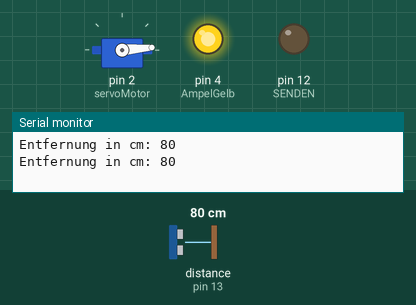
Simulated run of this sketch. Board: Arduino Uno, built with avr-gcc and run on an emulated ATmega328P. On the bench: servo, output pins drawn as LEDs (lit = HIGH), the last lines printed to the serial monitor. Dashed ring = blinking. The test bench sets the inputs (shaded band); at power-on: distance to the obstacle (sensor on pin 13) 80 cm. The echo pulse lasts 58.3 µs per cm; pins used as bus, display or sensor lines are not drawn.

Above: at 7.3 s.
7.4 s: distance to the obstacle (sensor on pin 13) set to 84 cm
At 14.3 s:
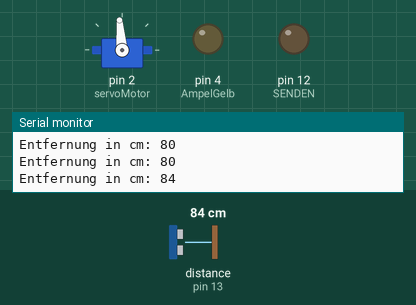
20.0 s: distance to the obstacle (sensor on pin 13) set to 2 cm
At 28.0 s:
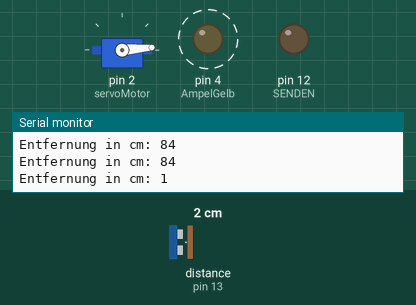
29.0 s: distance to the obstacle (sensor on pin 13) set to 120 cm
At 37.8 s:
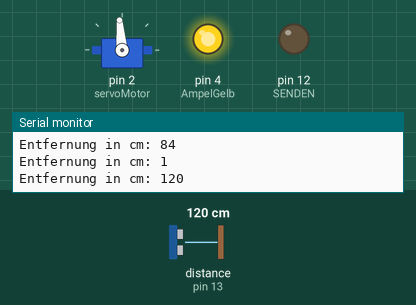
Timing chart, 0 to 45.5 s (numbered marks = the images above; inputs shaded):
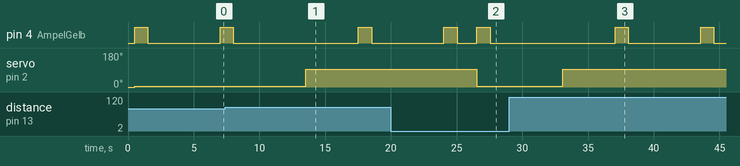

Measured:
- the behaviour switches between 80 and 81 cm on distance to the obstacle (sensor on pin 13) (found by bisection; images 0 and 1)
- after the input at 7.4 s, servo on pin 2 (servoMotor): 5° → 95° after 6.1 s
- after the input at 20.0 s, servo on pin 2 (servoMotor): 95° → 5° after 6.5 s
- after the input at 29.0 s, servo on pin 2 (servoMotor): 5° → 95° after 4.1 s
- by itself, pin 4 (AmpelGelb): alternates HIGH for 1.0 s and LOW for 5.5 s

The sketch:

Servo_Sensor.ino
```cpp
#include <Servo.h>
const int SENDEN = 12;
const int ECHO = 13;
Servo servoMotor;
int pos = 0;
int Entfernung = 0;
int servoPin = 16;
const int AmpelRot = 5;
const int AmpelGelb = 4;
const int AmpelGruen = 0;

void setup()
{
Serial.begin(9600);
pinMode(AmpelRot, OUTPUT);
pinMode(AmpelGelb, OUTPUT);
pinMode(AmpelGruen, OUTPUT);
servoMotor.attach(2);
servoMotor.write(0);
pinMode(SENDEN, OUTPUT);
pinMode(ECHO, INPUT);


}
void loop()
{
 // Sender kurz ausschalten, um Störungen des Signals zu vermeiden
 digitalWrite(SENDEN, LOW);
 delay(5);
 // Signal für 10 Microsekunden senden, danach wieder ausschalten
 digitalWrite(SENDEN, HIGH);
 delayMicroseconds(10);
 digitalWrite(SENDEN, LOW);
 // pulseIn -> Zeit messen, bis das Signal zurückkommt
 long Zeit = pulseIn(ECHO, HIGH);
 // Entfernung in cm berechnen
 // Zeit/2 -> nur eine Strecke
 Entfernung = (Zeit / 2) * 0.03432;
 delay(500);

 // Messdaten anzeigen
 Serial.print("Entfernung in cm: ");
 Serial.println(Entfernung);

  if (Entfernung > 80) {
servoMotor.write(95);
trafficLightControl(4, 1, 0);

}
else {
servoMotor.write(5);
trafficLightControl(0, 1, 4);
}
delay(1000);
}
void trafficLightControl(int redDuration, int yellowDuration,
int greenDuration)
{
digitalWrite(AmpelRot, HIGH);
delay(redDuration * 1000);
digitalWrite(AmpelRot, LOW);
digitalWrite(AmpelGelb, HIGH);
delay(yellowDuration * 1000);
digitalWrite(AmpelGelb, LOW);
digitalWrite(AmpelGruen, HIGH);
delay(greenDuration * 1000);
digitalWrite(AmpelGruen, LOW);
}
```
